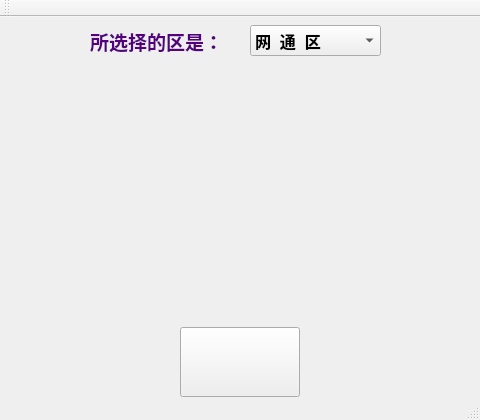
<?xml version="1.0" encoding="UTF-8"?>
<ui version="4.0">
 <class>MainWindow</class>
 <widget class="QMainWindow" name="MainWindow">
  <property name="geometry">
   <rect>
    <x>0</x>
    <y>0</y>
    <width>480</width>
    <height>420</height>
   </rect>
  </property>
  <property name="minimumSize">
   <size>
    <width>480</width>
    <height>420</height>
   </size>
  </property>
  <property name="maximumSize">
   <size>
    <width>480</width>
    <height>420</height>
   </size>
  </property>
  <property name="windowTitle">
   <string>LOL大区选择助手</string>
  </property>
  <property name="autoFillBackground">
   <bool>false</bool>
  </property>
  <widget class="QWidget" name="centralWidget">
   <widget class="QLabel" name="lab_title">
    <property name="geometry">
     <rect>
      <x>90</x>
      <y>9</y>
      <width>131</width>
      <height>31</height>
     </rect>
    </property>
    <property name="font">
     <font>
      <pointsize>14</pointsize>
      <weight>75</weight>
      <bold>true</bold>
     </font>
    </property>
    <property name="text">
     <string>&lt;html&gt;&lt;head/&gt;&lt;body&gt;&lt;p&gt;&lt;span style=&quot; font-weight:600; color:#55007f;&quot;&gt;所选择的区是：&lt;/span&gt;&lt;/p&gt;&lt;/body&gt;&lt;/html&gt;</string>
    </property>
   </widget>
   <widget class="QComboBox" name="comboBox">
    <property name="geometry">
     <rect>
      <x>250</x>
      <y>8</y>
      <width>131</width>
      <height>31</height>
     </rect>
    </property>
    <property name="font">
     <font>
      <pointsize>12</pointsize>
      <weight>75</weight>
      <bold>true</bold>
     </font>
    </property>
    <item>
     <property name="text">
      <string>网  通  区</string>
     </property>
    </item>
    <item>
     <property name="text">
      <string>电  信  区</string>
     </property>
    </item>
    <item>
     <property name="text">
      <string>教育网专区</string>
     </property>
    </item>
    <item>
     <property name="text">
      <string>体  验  服</string>
     </property>
    </item>
    <item>
     <property name="text">
      <string>其他服务器</string>
     </property>
    </item>
   </widget>
   <widget class="QPushButton" name="Btn">
    <property name="geometry">
     <rect>
      <x>180</x>
      <y>310</y>
      <width>120</width>
      <height>70</height>
     </rect>
    </property>
    <property name="text">
     <string/>
    </property>
    <property name="icon">
     <iconset resource="pics.qrc">
      <normaloff>:/logo.png</normaloff>:/logo.png</iconset>
    </property>
    <property name="iconSize">
     <size>
      <width>100</width>
      <height>100</height>
     </size>
    </property>
    <property name="autoRepeat">
     <bool>true</bool>
    </property>
   </widget>
  </widget>
  <widget class="QMenuBar" name="menuBar">
   <property name="geometry">
    <rect>
     <x>0</x>
     <y>0</y>
     <width>480</width>
     <height>23</height>
    </rect>
   </property>
  </widget>
  <widget class="QToolBar" name="mainToolBar">
   <attribute name="toolBarArea">
    <enum>TopToolBarArea</enum>
   </attribute>
   <attribute name="toolBarBreak">
    <bool>false</bool>
   </attribute>
  </widget>
  <widget class="QStatusBar" name="statusBar"/>
  <action name="action">
   <property name="text">
    <string>网通区</string>
   </property>
  </action>
 </widget>
 <layoutdefault spacing="6" margin="11"/>
 <resources>
  <include location="pics.qrc"/>
 </resources>
 <connections/>
</ui>
